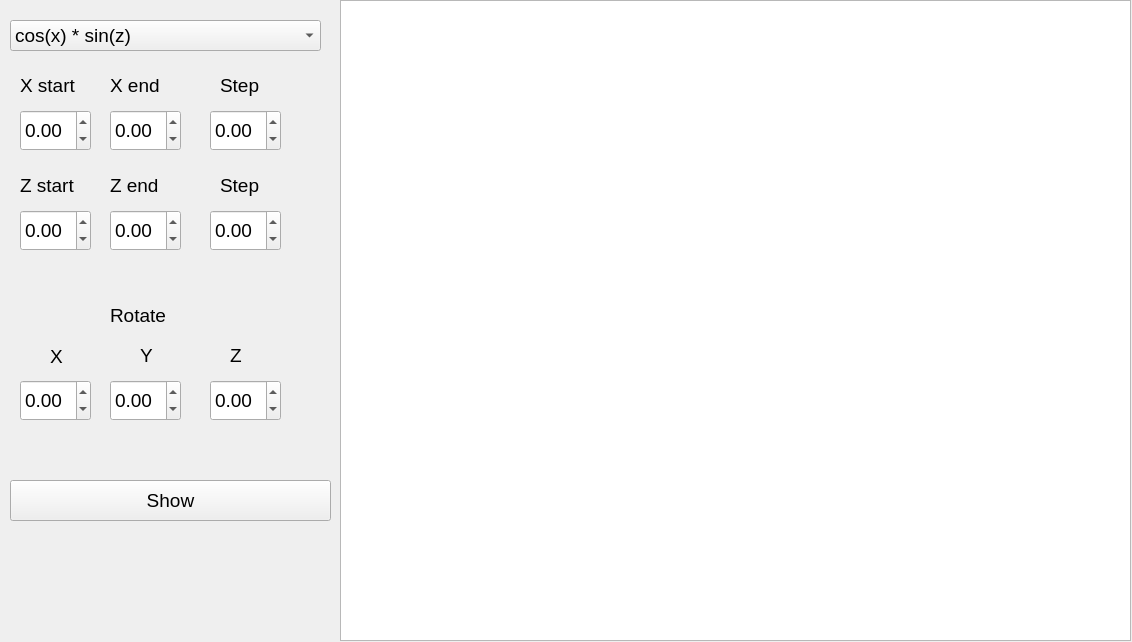
<?xml version="1.0" encoding="UTF-8"?>
<ui version="4.0">
 <class>MainWindow</class>
 <widget class="QMainWindow" name="MainWindow">
  <property name="geometry">
   <rect>
    <x>0</x>
    <y>0</y>
    <width>1132</width>
    <height>642</height>
   </rect>
  </property>
  <property name="font">
   <font>
    <pointsize>14</pointsize>
   </font>
  </property>
  <property name="windowTitle">
   <string>MainWindow</string>
  </property>
  <widget class="QWidget" name="centralwidget">
   <widget class="QGraphicsView" name="graphicsView">
    <property name="geometry">
     <rect>
      <x>340</x>
      <y>0</y>
      <width>791</width>
      <height>641</height>
     </rect>
    </property>
   </widget>
   <widget class="QComboBox" name="funcs_box">
    <property name="geometry">
     <rect>
      <x>10</x>
      <y>20</y>
      <width>311</width>
      <height>31</height>
     </rect>
    </property>
    <item>
     <property name="text">
      <string>cos(x) * sin(z)</string>
     </property>
    </item>
    <item>
     <property name="text">
      <string>cos(x) + sin(z)</string>
     </property>
    </item>
    <item>
     <property name="text">
      <string>sin(x * z)</string>
     </property>
    </item>
    <item>
     <property name="text">
      <string>x + z</string>
     </property>
    </item>
   </widget>
   <widget class="QDoubleSpinBox" name="x_start">
    <property name="geometry">
     <rect>
      <x>20</x>
      <y>110</y>
      <width>71</width>
      <height>41</height>
     </rect>
    </property>
    <property name="minimum">
     <double>-500.000000000000000</double>
    </property>
    <property name="maximum">
     <double>500.000000000000000</double>
    </property>
   </widget>
   <widget class="QDoubleSpinBox" name="x_end">
    <property name="geometry">
     <rect>
      <x>110</x>
      <y>110</y>
      <width>71</width>
      <height>41</height>
     </rect>
    </property>
    <property name="minimum">
     <double>-500.000000000000000</double>
    </property>
    <property name="maximum">
     <double>500.000000000000000</double>
    </property>
   </widget>
   <widget class="QDoubleSpinBox" name="x_step">
    <property name="geometry">
     <rect>
      <x>210</x>
      <y>110</y>
      <width>71</width>
      <height>41</height>
     </rect>
    </property>
    <property name="minimum">
     <double>-500.000000000000000</double>
    </property>
    <property name="maximum">
     <double>500.000000000000000</double>
    </property>
   </widget>
   <widget class="QLabel" name="label">
    <property name="geometry">
     <rect>
      <x>20</x>
      <y>70</y>
      <width>81</width>
      <height>31</height>
     </rect>
    </property>
    <property name="text">
     <string>X start</string>
    </property>
   </widget>
   <widget class="QLabel" name="label_2">
    <property name="geometry">
     <rect>
      <x>110</x>
      <y>70</y>
      <width>71</width>
      <height>31</height>
     </rect>
    </property>
    <property name="text">
     <string>X end</string>
    </property>
   </widget>
   <widget class="QLabel" name="label_3">
    <property name="geometry">
     <rect>
      <x>220</x>
      <y>70</y>
      <width>55</width>
      <height>31</height>
     </rect>
    </property>
    <property name="font">
     <font>
      <pointsize>14</pointsize>
     </font>
    </property>
    <property name="text">
     <string>Step</string>
    </property>
   </widget>
   <widget class="QLabel" name="label_4">
    <property name="geometry">
     <rect>
      <x>220</x>
      <y>170</y>
      <width>55</width>
      <height>31</height>
     </rect>
    </property>
    <property name="font">
     <font>
      <pointsize>14</pointsize>
     </font>
    </property>
    <property name="text">
     <string>Step</string>
    </property>
   </widget>
   <widget class="QDoubleSpinBox" name="z_end">
    <property name="geometry">
     <rect>
      <x>110</x>
      <y>210</y>
      <width>71</width>
      <height>41</height>
     </rect>
    </property>
    <property name="minimum">
     <double>-500.000000000000000</double>
    </property>
    <property name="maximum">
     <double>500.000000000000000</double>
    </property>
   </widget>
   <widget class="QDoubleSpinBox" name="z_start">
    <property name="geometry">
     <rect>
      <x>20</x>
      <y>210</y>
      <width>71</width>
      <height>41</height>
     </rect>
    </property>
    <property name="minimum">
     <double>-500.000000000000000</double>
    </property>
    <property name="maximum">
     <double>500.000000000000000</double>
    </property>
   </widget>
   <widget class="QDoubleSpinBox" name="z_step">
    <property name="geometry">
     <rect>
      <x>210</x>
      <y>210</y>
      <width>71</width>
      <height>41</height>
     </rect>
    </property>
    <property name="minimum">
     <double>-500.000000000000000</double>
    </property>
    <property name="maximum">
     <double>500.000000000000000</double>
    </property>
   </widget>
   <widget class="QLabel" name="label_5">
    <property name="geometry">
     <rect>
      <x>110</x>
      <y>170</y>
      <width>71</width>
      <height>31</height>
     </rect>
    </property>
    <property name="text">
     <string>Z end</string>
    </property>
   </widget>
   <widget class="QLabel" name="label_6">
    <property name="geometry">
     <rect>
      <x>20</x>
      <y>170</y>
      <width>81</width>
      <height>31</height>
     </rect>
    </property>
    <property name="text">
     <string>Z start</string>
    </property>
   </widget>
   <widget class="QLabel" name="label_7">
    <property name="geometry">
     <rect>
      <x>110</x>
      <y>300</y>
      <width>71</width>
      <height>31</height>
     </rect>
    </property>
    <property name="text">
     <string>Rotate</string>
    </property>
   </widget>
   <widget class="QLabel" name="label_8">
    <property name="geometry">
     <rect>
      <x>50</x>
      <y>346</y>
      <width>41</width>
      <height>20</height>
     </rect>
    </property>
    <property name="text">
     <string>X</string>
    </property>
   </widget>
   <widget class="QDoubleSpinBox" name="x_rotate">
    <property name="geometry">
     <rect>
      <x>20</x>
      <y>380</y>
      <width>71</width>
      <height>41</height>
     </rect>
    </property>
    <property name="minimum">
     <double>-500.000000000000000</double>
    </property>
    <property name="maximum">
     <double>500.000000000000000</double>
    </property>
   </widget>
   <widget class="QLabel" name="label_9">
    <property name="geometry">
     <rect>
      <x>140</x>
      <y>345</y>
      <width>41</width>
      <height>21</height>
     </rect>
    </property>
    <property name="text">
     <string>Y</string>
    </property>
   </widget>
   <widget class="QDoubleSpinBox" name="y_rotate">
    <property name="geometry">
     <rect>
      <x>110</x>
      <y>380</y>
      <width>71</width>
      <height>41</height>
     </rect>
    </property>
    <property name="minimum">
     <double>-500.000000000000000</double>
    </property>
    <property name="maximum">
     <double>500.000000000000000</double>
    </property>
   </widget>
   <widget class="QLabel" name="label_10">
    <property name="geometry">
     <rect>
      <x>230</x>
      <y>345</y>
      <width>41</width>
      <height>21</height>
     </rect>
    </property>
    <property name="text">
     <string>Z</string>
    </property>
   </widget>
   <widget class="QDoubleSpinBox" name="z_rotate">
    <property name="geometry">
     <rect>
      <x>210</x>
      <y>380</y>
      <width>71</width>
      <height>41</height>
     </rect>
    </property>
    <property name="minimum">
     <double>-500.000000000000000</double>
    </property>
    <property name="maximum">
     <double>500.000000000000000</double>
    </property>
   </widget>
   <widget class="QPushButton" name="show_btn">
    <property name="geometry">
     <rect>
      <x>10</x>
      <y>480</y>
      <width>321</width>
      <height>41</height>
     </rect>
    </property>
    <property name="text">
     <string>Show</string>
    </property>
   </widget>
  </widget>
 </widget>
 <resources/>
 <connections/>
</ui>
